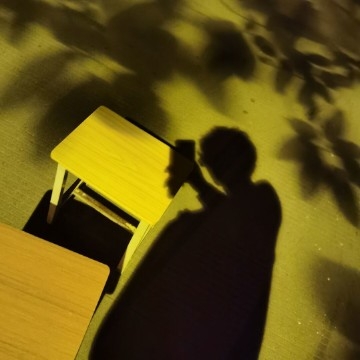
%> input picture 03数字图像处理/03实验程序/实验三/头像.jpg, 360 x 360 px
$ octave gama.m   (GNU Octave 9; MATLAB toolbox functions it lacks are replaced by stand-ins)
%> lines starting %> are read from the running program, lines starting %| are printed output that depends on the picture
RGB=imread("头像.jpg");
%> RGB is the input picture: size 360x360x3 uint8; mean R, G, B 95.9, 80.1, 18.5
GR=rgb2gray(RGB);
GR=im2double(GR);
%> GR: size 360x360 double
GR=mat2gray(GR);
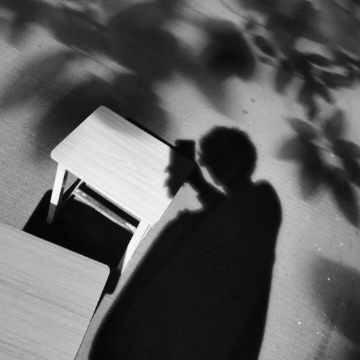
%> GR: size 360x360 double; min 0, max 1, mean 0.365
[M,N]=size(GR);
%> M = 360; N = 360
%伽马噪声
a=0;
b=0.08;
A=1;
B=2;
GR30=a+b*gamrnd(A,B,[M,N]);
GR3=GR+GR30;
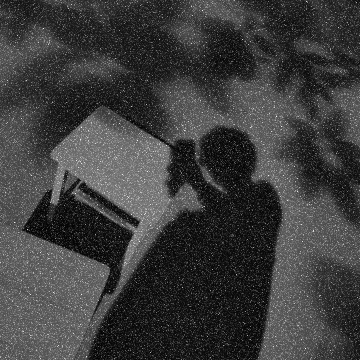
%> GR3: size 360x360 double; min 0.0123, max 2.14, mean 0.525; drawn with min black and max white
figure (1);
imshow(GR3);
%邻域平均法
GR31=filter2(fspecial('average',3),GR3);
figure (2);
imshow(GR31);
%中值滤波法
GR32=medfilt2(GR3);
figure (3);
imshow(GR32);
%高斯滤波
gr33=fspecial('gaussian',4,0.3);
GR33=filter2(gr33,GR3,'same');
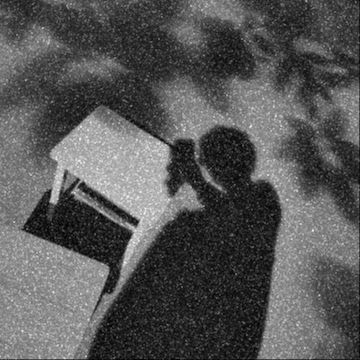
%> GR33: size 360x360 double; min 0.0286, max 1.48, mean 0.524; drawn with min black and max white
figure (4);
imshow(GR33);
%sobel滤波
gr34=fspecial('sobel');
GR34=filter2(gr34,GR3,'same');
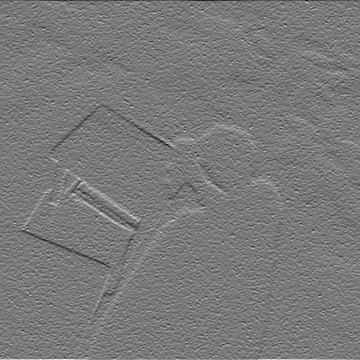
%> GR34: size 360x360 double; min -4.75, max 5.17, mean -0.000309; drawn with min black and max white
figure (5);
imshow(GR34);
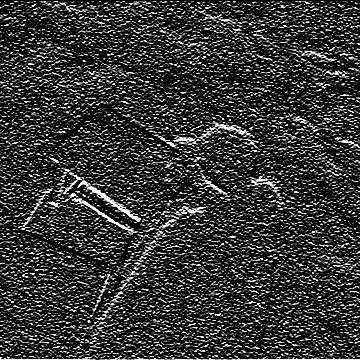
%> displayed picture: size 360x360, on the screen's scale of 0 to 255; min 0, max 255, mean 53.2
%laplacian滤波
gr35=fspecial('laplacian',0.5);
GR35=filter2(gr35,GR3,'same');
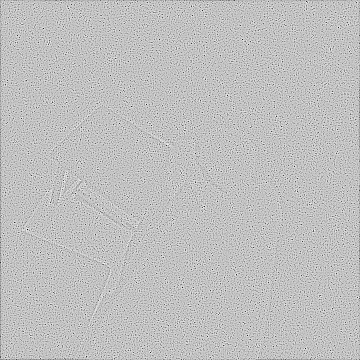
%> GR35: size 360x360 double; min -4.28, max 1.38, mean -0.00615; drawn with min black and max white
figure (6);
imshow(GR35);
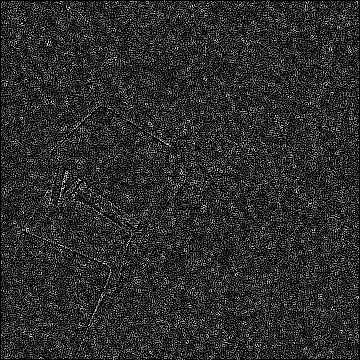
%> displayed picture: size 360x360, on the screen's scale of 0 to 255; min 0, max 255, mean 42.3
